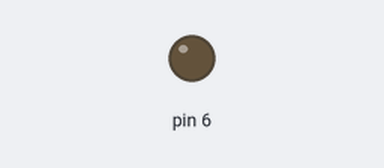
Bench run of a sketch on a simulated Arduino Uno, built with avr-gcc and run on an emulated ATmega328P. Shown: output pins drawn as LEDs (lit = HIGH). Dashed ring = blinking.

Above: at 1.0 s.
At 2.5 s:
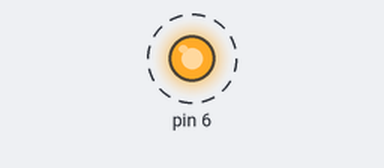
Timing chart, 0 to 4.6 s (numbered marks = the images above):
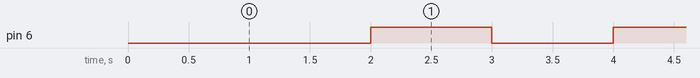

Measured:
- by itself, pin 6: alternates HIGH for 1.0 s and LOW for 1.0 s

The sketch:

relay_test.ino
```cpp
void setup() {
  // put your setup code here, to run once:
  pinMode(6,OUTPUT);

}

void loop() {
  // put your main code here, to run repeatedly:

  delay(1000);
  digitalWrite(6,LOW);
  delay(1000);
  digitalWrite(6,HIGH);

}
```
